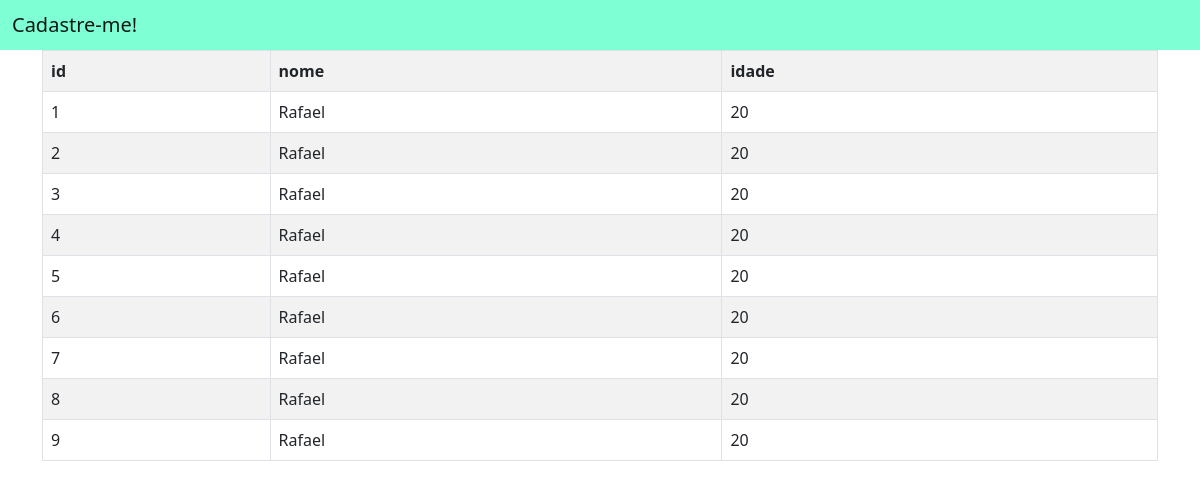
Screenshot of /usuarios/ with the database file from the repository.
### cadastro_usuarios/models.py (models this page shows, shortened)
class Usuario(models.Model):
    nome = models.TextField(max_length=255)
    idade = models.IntegerField()

### cadastro_usuarios/views.py (the view)
# urls.py: path('usuarios/', views.lista_usuarios, name='lista_usuarios'), # type: ignore
def lista_usuarios(request):
    user = Usuario.objects.all()
    ctx = {
        'usuarios': user
    }
    return render(
        request,
        'usuarios/usuarios.html',
        context=ctx
    )

### cadastro_usuarios/templates/usuarios/usuarios.html (shortened to what this page needs)
<!doctype html>
<html lang="en">
<head>
    <link href="https://cdn.jsdelivr.net/npm/bootstrap@5.0.2/dist/css/bootstrap.min.css" rel="stylesheet"
>
</head>
<body>
    <nav style="background-color: aquamarine !important;" class="navbar navbar-light bg-light">
        <div class="container-fluid">
            <a class="navbar-brand mb-0 h1" href="{% url 'cadastro_usuarios:home' %}">Cadastre-me!</a>
        </div>
    </nav>
    <div class="container">
        <table class="table table-bordered table-striped">
            <tr>
                <th>id</th>
                <th>nome</th>
                <th>idade</th>
            </tr>
            {% for usuario in usuarios %}
            <tr>
                <td> {{ usuario.pk }} </td>
                <td> {{ usuario.nome }} </td>
                <td> {{ usuario.idade }} </td>
            </tr>
            {% endfor %}
        </table>
    </div>
</body>
</html>

### rows the page displays
Usuario: pk "1", nome "Rafael", idade "20"
Usuario: pk "2", nome "Rafael", idade "20"
Usuario: pk "3", nome "Rafael", idade "20"
Usuario: pk "4", nome "Rafael", idade "20"
Usuario: pk "5", nome "Rafael", idade "20"
Usuario: pk "6", nome "Rafael", idade "20"
Usuario: pk "7", nome "Rafael", idade "20"
Usuario: pk "8", nome "Rafael", idade "20"
Usuario: pk "9", nome "Rafael", idade "20"
